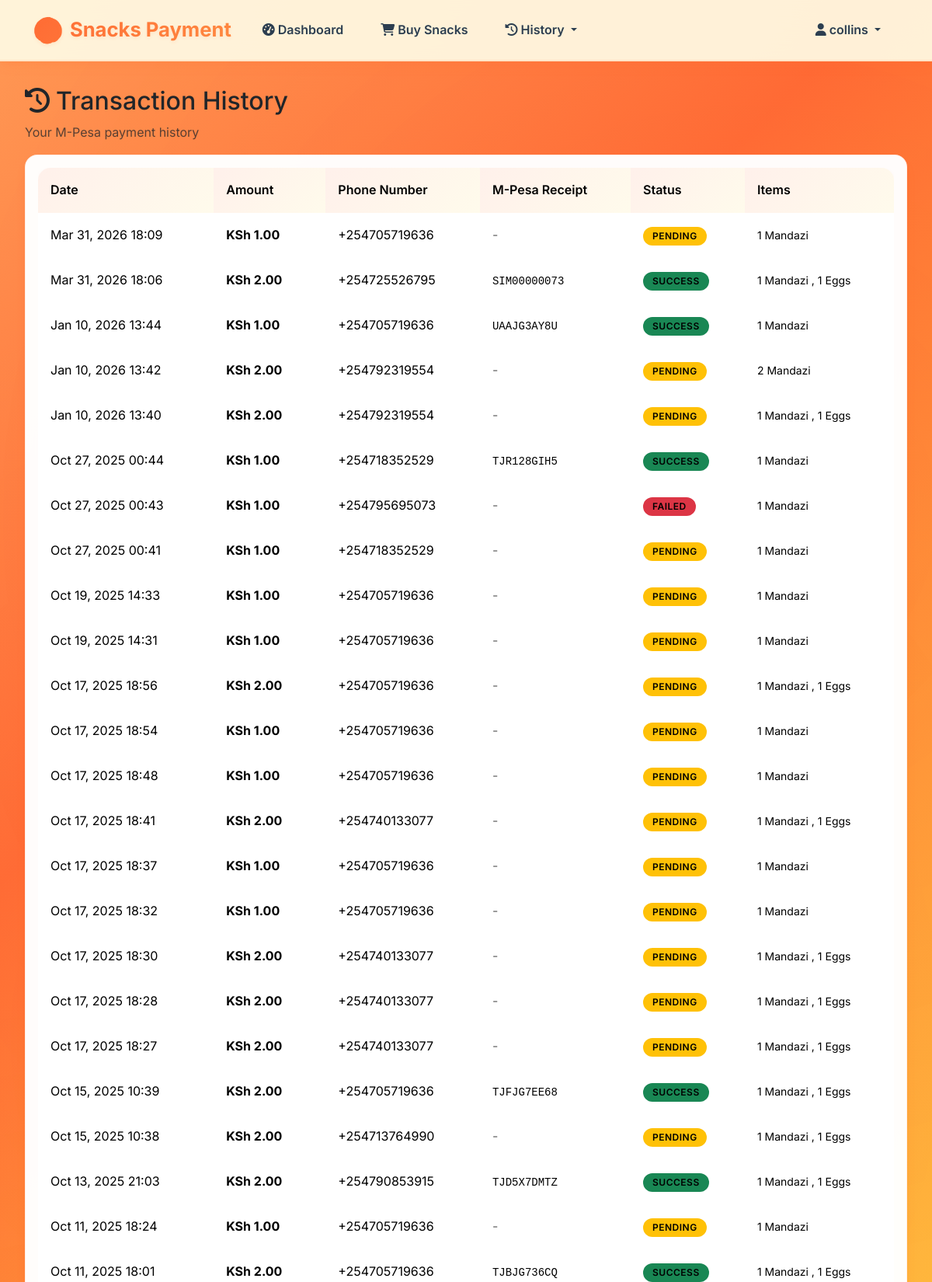
Page /payments/transaction-history/ (signed in, upper part) on the committed database.
### apps/accounts/models.py (models this page shows, shortened)
class User(AbstractUser):
    ROLE_CHOICES = [
        ('SELLER', 'Seller'),
        ('BUYER', 'Buyer'),
    ]
    phone_number = models.CharField(max_length=15, unique=True)
    role = models.CharField(max_length=10, choices=ROLE_CHOICES, default='BUYER')
    created_by = models.ForeignKey(
        'self',
        on_delete=models.CASCADE,
        null=True,
        blank=True,
        related_name='created_buyers'
    )
    objects = UserManager()
    def is_seller(self):
        return self.role == 'SELLER'
    def is_buyer(self):
        return self.role == 'BUYER'

### apps/payments/models.py (models this page shows, shortened)
class Transaction(models.Model):
    STATUS_CHOICES = [
        ('PENDING', 'Pending'),
        ('SUCCESS', 'Success'),
        ('FAILED', 'Failed'),
    ]
    consumption = models.OneToOneField(Consumption, on_delete=models.CASCADE, related_name='transaction')
    buyer = models.ForeignKey(User, on_delete=models.CASCADE, related_name='transactions')
    phone_number = models.CharField(max_length=15)
    amount = models.DecimalField(max_digits=10, decimal_places=2)
    mpesa_receipt_number = models.CharField(max_length=50, blank=True, null=True)
    mpesa_transaction_id = models.CharField(max_length=50, blank=True, null=True)
    checkout_request_id = models.CharField(max_length=50, blank=True, null=True)
    status = models.CharField(max_length=10, choices=STATUS_CHOICES, default='PENDING')
    created_at = models.DateTimeField(auto_now_add=True)
    updated_at = models.DateTimeField(auto_now=True)
    class Meta:
        ordering = ['-created_at']

class Consumption(models.Model):
    PAYMENT_STATUS_CHOICES = [
        ('PENDING', 'Pending'),
        ('PAID', 'Paid'),
        ('FAILED', 'Failed'),
    ]
    buyer = models.ForeignKey(User, on_delete=models.CASCADE, related_name='consumptions')
    mandazi_quantity = models.PositiveIntegerField(default=0)
    eggs_quantity = models.PositiveIntegerField(default=0)
    mandazi_price = models.DecimalField(max_digits=10, decimal_places=2)
    eggs_price = models.DecimalField(max_digits=10, decimal_places=2)
    total_amount = models.DecimalField(max_digits=10, decimal_places=2)
    payment_status = models.CharField(max_length=10, choices=PAYMENT_STATUS_CHOICES, default='PENDING')
    created_at = models.DateTimeField(auto_now_add=True)
    class Meta:
        ordering = ['-created_at']

### apps/payments/views.py (the view)
# urls.py: path('transaction-history/', views.transaction_history, name='transaction_history'),
@login_required
@buyer_required
def transaction_history(request):
    transactions = Transaction.objects.filter(buyer=request.user)
    return render(request, 'payments/transaction_history.html', {
        'transactions': transactions
    })

### templates/payments/transaction_history.html (shortened to what this page needs)
{% extends 'base.html' %}
{% block content %}
<div class="row">
    <div class="col-12">
        <h2><i class="fas fa-history me-2"></i>Transaction History</h2>
        <p class="text-muted">Your M-Pesa payment history</p>
    </div>
</div>
<div class="row">
    <div class="col-12">
        <div class="card">
            <div class="card-body">
                {% if transactions %}
                    <div class="table-responsive">
                        <table class="table table-hover">
                            <thead>
                                <tr>
                                    <th>Date</th>
                                    <th>Amount</th>
                                    <th>Phone Number</th>
                                    <th>M-Pesa Receipt</th>
                                    <th>Status</th>
                                    <th>Items</th>
                                </tr>
                            </thead>
                            <tbody>
                                {% for transaction in transactions %}
                                <tr>
                                    <td>{{ transaction.created_at|date:"M d, Y H:i" }}</td>
                                    <td><strong>KSh {{ transaction.amount }}</strong></td>
                                    <td>{{ transaction.phone_number }}</td>
                                    <td>
                                        {% if transaction.mpesa_receipt_number %}
                                            <code>{{ transaction.mpesa_receipt_number }}</code>
                                        {% else %}
                                            <span class="text-muted">-</span>
                                        {% endif %}
                                    </td>
                                    <td>
                                        {% if transaction.status == 'SUCCESS' %}
                                            <span class="badge bg-success">Success</span>
                                        {% elif transaction.status == 'FAILED' %}
                                            <span class="badge bg-danger">Failed</span>
                                        {% else %}
                                            <span class="badge bg-warning">Pending</span>
                                        {% endif %}
                                    </td>
                                    <td>
                                        <small>
                                            {% if transaction.consumption.mandazi_quantity > 0 %}
                                                {{ transaction.consumption.mandazi_quantity }} Mandazi
                                            {% endif %}
                                            {% if transaction.consumption.eggs_quantity > 0 %}
                                                {% if transaction.consumption.mandazi_quantity > 0 %}, {% endif %}
                                                {{ transaction.consumption.eggs_quantity }} Eggs
                                            {% endif %}
                                        </small>
                                    </td>
                                </tr>
                                {% endfor %}
                            </tbody>
                        </table>
                    </div>
                {% endif %}
            </div>
        </div>
    </div>
</div>
{% endblock %}

### templates/navbar.html (shortened to what this page needs)
{% load static %}
<nav class="navbar navbar-expand-lg sticky-top">
    <div class="container">
        <a class="navbar-brand d-flex align-items-center" href="{% url 'accounts:dashboard' %}">
            <span class="fs-2 me-2 food-emoji">🍪</span>
            <span class="fw-bold">Snacks Payment</span>
        </a>
        {% if user.is_authenticated %}
            <div class="collapse navbar-collapse" id="navbarNav">
                <ul class="navbar-nav me-auto">
                    <li class="nav-item">
                        <a class="nav-link" href="{% url 'accounts:dashboard' %}">
                            <i class="fas fa-tachometer-alt me-1"></i>Dashboard
                        </a>
                    </li>
                    {% if user.is_buyer %}
                        <li class="nav-item">
                            <a class="nav-link" href="{% url 'products:select_snacks' %}">
                                <i class="fas fa-shopping-cart me-1"></i>Buy Snacks
                            </a>
                        </li>
                        <li class="nav-item dropdown">
                            <a class="nav-link dropdown-toggle" href="#" id="historyDropdown" role="button" data-bs-toggle="dropdown">
                                <i class="fas fa-history me-1"></i>History
                            </a>
                        </li>
                    {% endif %}
                </ul>
                <ul class="navbar-nav">
                    <li class="nav-item dropdown">
                        <a class="nav-link dropdown-toggle" href="#" id="userDropdown" role="button" data-bs-toggle="dropdown">
                            <i class="fas fa-user me-1"></i>{{ user.username }}
                        </a>
                    </li>
                </ul>
            </div>
        {% endif %}
    </div>
</nav>

### static/css/main.css (style rules this page uses)
:root { --primary-color: #ff6b35; --primary-dark: #e55a2b; --secondary-color: #ffd23f; --accent-color: #ff8c42; --success-color: #27ae60; --danger-color: #e74c3c; --warning-color: #f39c12; --info-color: #3498db; --dark-color: #2c3e50; --light-color: #fef9e7; --cream-color: #fff8e1; --spice-color: #d35400; --mint-color: #1abc9c; --border-radius: 16px; --border-radius-lg: 24px; --shadow-sm: 0 2px 4px 0 rgba(255, 107, 53, 0.08); --shadow-md: 0 8px 16px -4px rgba(255, 107, 53, 0.12), 0 4px 8px -2px rgba(255, 107, 53, 0.08); --shadow-lg: 0 16px 32px -8px rgba(255, 107, 53, 0.15), 0 8px 16px -4px rgba(255, 107, 53, 0.1); --shadow-xl: 0 24px 48px -12px rgba(255, 107, 53, 0.18), 0 16px 32px -8px rgba(255, 107, 53, 0.12); --shadow-food: 0 8px 32px rgba(255, 107, 53, 0.2); --gradient-primary: linear-gradient(135deg, var(--primary-color) 0%, var(--accent-color) 100%); --gradient-secondary: linear-gradient(135deg, var(--secondary-color) 0%, var(--warning-color) 100%); --gradient-success: linear-gradient(135deg, var(--success-color) 0%, var(--mint-color) 100%); --gradient-warm: linear-gradient(135deg, #ff9a56 0%, #ff6b35 50%, #e55a2b 100%); --gradient-golden: linear-gradient(135deg, #ffd23f 0%, #f39c12 100%); --gradient-background: linear-gradient(135deg, #ff9a56 0%, #ff6b35 25%, #ffd23f 75%, #f39c12 100%); }
* { box-sizing: border-box; }
body { background: var(--gradient-background); background-attachment: fixed; min-height: 100vh; font-family: 'Inter', -apple-system, BlinkMacSystemFont, 'Segoe UI', Roboto, sans-serif; line-height: 1.6; position: relative; }
body::before { content: ''; position: fixed; top: 0; left: 0; width: 100%; height: 100%; background: radial-gradient(circle at 20% 80%, rgba(255, 210, 63, 0.08) 0%, transparent 50%), radial-gradient(circle at 80% 20%, rgba(255, 107, 53, 0.08) 0%, transparent 50%), radial-gradient(circle at 40% 40%, rgba(255, 140, 66, 0.03) 0%, transparent 50%); pointer-events: none; z-index: -1; }
.navbar { background: rgba(255, 248, 225, 0.95) !important; backdrop-filter: blur(30px); border-bottom: 2px solid rgba(255, 107, 53, 0.1); box-shadow: var(--shadow-md); }
.navbar-brand { font-weight: 800; font-size: 1.6rem; background: var(--gradient-primary); -webkit-background-clip: text; -webkit-text-fill-color: transparent; background-clip: text; text-shadow: 0 2px 4px rgba(255, 107, 53, 0.1); }
.navbar-nav .nav-link { font-weight: 600; color: var(--dark-color) !important; transition: all 0.3s cubic-bezier(0.4, 0, 0.2, 1); border-radius: 12px; margin: 0 6px; padding: 10px 18px !important; position: relative; }
.navbar-nav .nav-link::before { content: ''; position: absolute; top: 0; left: 0; right: 0; bottom: 0; background: var(--gradient-primary); opacity: 0; border-radius: 12px; transition: opacity 0.3s ease; z-index: -1; }
.card { border: none; border-radius: var(--border-radius); background: rgba(255, 255, 255, 0.98); backdrop-filter: blur(25px); box-shadow: var(--shadow-md); transition: all 0.4s cubic-bezier(0.4, 0, 0.2, 1); overflow: hidden; position: relative; border: 1px solid rgba(255, 107, 53, 0.1); color: #000000 !important; }
.card * { color: #000000 !important; }
.card .text-muted { color: #666666 !important; }
.card::before { content: ''; position: absolute; top: 0; left: 0; right: 0; height: 3px; background: var(--gradient-primary); opacity: 0; transition: opacity 0.3s ease; }
.table { background: rgba(255, 255, 255, 0.95); backdrop-filter: blur(20px); border-radius: var(--border-radius); overflow: hidden; box-shadow: var(--shadow-md); color: #000000 !important; }
.table th { background: linear-gradient(135deg, rgba(255, 107, 53, 0.1), rgba(255, 210, 63, 0.1)); border: none; font-weight: 600; color: #000000 !important; padding: 1rem; }
.table td { border: none; padding: 1rem; vertical-align: middle; color: #000000 !important; }
.table * { color: #000000 !important; }
.table tbody tr { transition: all 0.3s ease; }
.badge { padding: 6px 12px; border-radius: 20px; font-weight: 600; font-size: 0.75rem; text-transform: uppercase; letter-spacing: 0.5px; }
html { scroll-behavior: smooth; }
.food-emoji { display: inline-block; transition: all 0.3s ease; cursor: pointer; }

### rows in the picture
User: username "collins"
Transaction: status "PENDING"
Transaction: status "SUCCESS"
Transaction: status "SUCCESS"
Transaction: status "PENDING"
Transaction: status "PENDING"
Transaction: status "SUCCESS"
Transaction: status "FAILED"
Transaction: status "PENDING"
Transaction: status "PENDING"
Transaction: status "PENDING"
Transaction: status "PENDING"
Transaction: status "PENDING"
Transaction: status "PENDING"
Transaction: status "PENDING"
Transaction: status "PENDING"
Transaction: status "PENDING"
Transaction: status "PENDING"
Transaction: status "PENDING"
Transaction: status "PENDING"
Transaction: status "SUCCESS"
Transaction: status "PENDING"
Transaction: status "SUCCESS"
Transaction: status "PENDING"
Transaction: status "SUCCESS"
